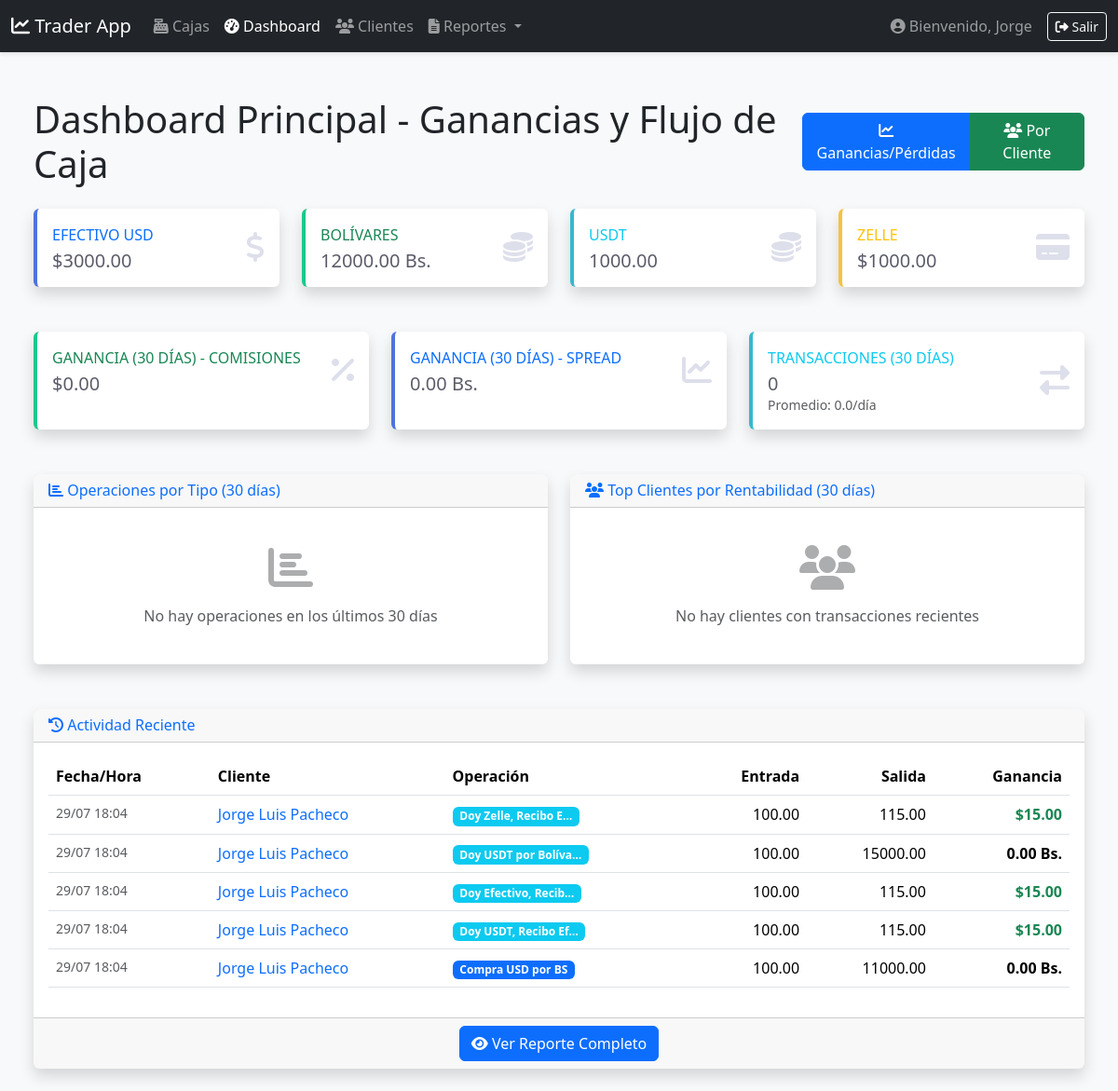
/ (signed in), run on an earlier commit of the app's database.
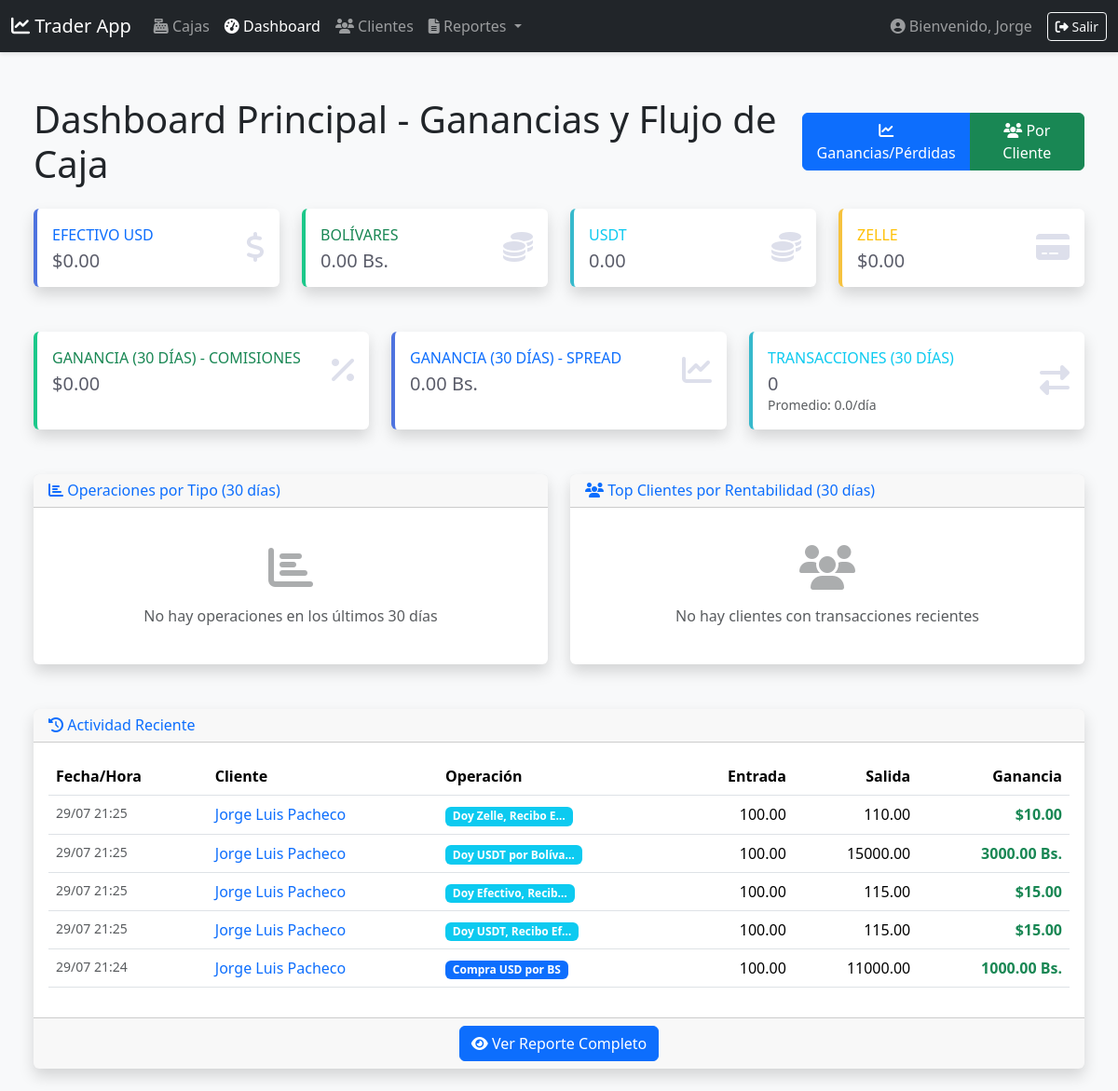
And on a later commit of the database.
### exchange/models.py (models this page shows, shortened)
class AdvancedTransaction(models.Model):
    OPERATION_CHOICES = [
        ('SELL_USD_FOR_BS', 'Venta USD por BS'),
        ('BUY_USD_FOR_BS', 'Compra USD por BS'),
        ('USDT_FOR_CASH', 'Doy USDT, Recibo Efectivo (Comisión %)'),
        ('CASH_FOR_USDT', 'Doy Efectivo, Recibo USDT (Comisión %)'),
        ('USDT_FOR_BS', 'Doy USDT por Bolívares (Tasa)'),
        ('ZELLE_FOR_CASH', 'Doy Zelle, Recibo Efectivo'),
    ]
    STATUS_CHOICES = (('pending', 'Pendiente'), ('completed', 'Completada'), ('cancelled', 'Anulada'),)
    client = models.ForeignKey(Client, on_delete=models.CASCADE, related_name='adv_transactions')
    operator = models.ForeignKey(User, on_delete=models.SET_NULL, null=True)
    worksheet = models.ForeignKey(ClientWorkSheet, on_delete=models.SET_NULL, null=True, blank=True, related_name='transactions')
    operation_type = models.CharField(max_length=20, choices=OPERATION_CHOICES)
    status = models.CharField(max_length=10, choices=STATUS_CHOICES, default='pending')
    amount_primary = models.DecimalField(max_digits=12, decimal_places=2, verbose_name="Monto Principal de la Operación")
    rate_or_fee = models.DecimalField(max_digits=12, decimal_places=4, verbose_name="Tasa de Operación / Fee (%)")
    amount_in = models.DecimalField(max_digits=12, decimal_places=2, null=True, blank=True, verbose_name="Monto que Recibes (Entrada)")
    amount_out = models.DecimalField(max_digits=12, decimal_places=2, null=True, blank=True, verbose_name="Monto que Das (Salida)")
    base_rate = models.DecimalField(
        max_digits=12, decimal_places=4, null=True, blank=True,
        verbose_name="Tasa Base/Costo (Opcional)",
        help_text="Para operaciones de tasa, introduce tu costo de referencia para calcular la ganancia."
    )
    profit = models.DecimalField(max_digits=12, decimal_places=2, null=True, blank=True, default=0.00)
    profit_amount = models.DecimalField(max_digits=12, decimal_places=2, default=0.00, verbose_name="Ganancia (Monto)")
    profit_currency = models.CharField(max_length=5, default='USD', verbose_name="Moneda de Ganancia")
    profit_usd_equivalent = models.DecimalField(max_digits=12, decimal_places=2, default=0.00, verbose_name="Ganancia en USD")
    profit_bs_equivalent = models.DecimalField(max_digits=12, decimal_places=2, default=0.00, verbose_name="Ganancia en BS")
    usd_bs_rate_used = models.DecimalField(max_digits=12, decimal_places=4, null=True, blank=True, verbose_name="Tasa USD/BS utilizada")
    notes = models.TextField(blank=True, null=True)
    created_at = models.DateTimeField(auto_now_add=True)
    class Meta:
        ordering = ['-created_at']

class Client(models.Model):
    name = models.CharField(max_length=100, verbose_name="Nombre Completo")
    identifier = models.CharField(max_length=20, unique=True, verbose_name="Cédula o RIF")
    phone = models.CharField(max_length=20, blank=True, null=True, verbose_name="Teléfono")
    email = models.EmailField(blank=True, null=True, verbose_name="Correo Electrónico")
    created_at = models.DateTimeField(auto_now_add=True)

### exchange/views.py (the view, shortened to what this page needs)
# urls.py: path('', DashboardView.as_view(), name='dashboard'),
class DashboardView(LoginRequiredMixin, AdminRequiredMixin, TemplateView):
    template_name = 'exchange/dashboard_enhanced.html'
    def get_context_data(self, **kwargs):
        context = super().get_context_data(**kwargs)
        context['page_title'] = 'Dashboard Principal - Ganancias y Flujo de Caja'
        vault_totals = CashVault.objects.aggregate(
            total_usd=Sum('balance_usd'),
            total_bs=Sum('balance_bs'),
            total_usdt=Sum('balance_usdt'),
            total_zelle=Sum('balance_zelle')
        )
        context['cash_on_hand_usd'] = vault_totals.get('total_usd') or 0
        context['cash_on_hand_bs'] = vault_totals.get('total_bs') or 0
        context['cash_on_hand_usdt'] = vault_totals.get('total_usdt') or 0
        context['cash_on_hand_zelle'] = vault_totals.get('total_zelle') or 0
        from datetime import timedelta
        end_date = timezone.localdate()
        start_date = end_date - timedelta(days=30)
        recent_transactions = AdvancedTransaction.objects.filter(
            status='completed',
            created_at__date__gte=start_date,
            created_at__date__lte=end_date
        )
        profit_by_commission_usd = recent_transactions.filter(
            operation_type__in=['USDT_FOR_CASH', 'CASH_FOR_USDT', 'ZELLE_FOR_CASH']
        ).aggregate(total=Sum('profit_usd_equivalent'))['total'] or Decimal('0.00')
        profit_by_spread_bs = recent_transactions.filter(
            operation_type__in=['SELL_USD_FOR_BS', 'BUY_USD_FOR_BS', 'USDT_FOR_BS']
        ).aggregate(total=Sum('profit_bs_equivalent'))['total'] or Decimal('0.00')
        total_volume_usd = recent_transactions.filter(
            operation_type__in=['SELL_USD_FOR_BS', 'BUY_USD_FOR_BS', 'CASH_FOR_USDT', 'ZELLE_FOR_CASH']
        ).aggregate(total=Sum('amount_primary'))['total'] or Decimal('0.00')
        total_volume_usdt = recent_transactions.filter(
            operation_type__in=['USDT_FOR_CASH', 'USDT_FOR_BS']
        ).aggregate(total=Sum('amount_primary'))['total'] or Decimal('0.00')
        context['performance_metrics'] = {
            'total_profit_usd_last_30d': profit_by_commission_usd,
            'total_profit_bs_last_30d': profit_by_spread_bs,
            'total_transactions_last_30d': recent_transactions.count(),
            'total_volume_usd_last_30d': total_volume_usd,
            'total_volume_usdt_last_30d': total_volume_usdt,
            'avg_daily_transactions': recent_transactions.count() / 30,
            'avg_profit_per_transaction': (
                (profit_by_commission_usd + profit_by_spread_bs) / max(recent_transactions.count(), 1)
            ),
        }
        context['top_profitable_clients'] = recent_transactions.values(
            'client__name', 'client__id'
        ).annotate(
            total_profit_usd=Sum('profit_usd_equivalent'),
            total_profit_bs=Sum('profit_bs_equivalent'),
            total_transactions=Count('id')
        ).order_by('-total_profit_bs')[:5]  # Ordenar por ganancia en BS que es la principal
        context['recent_activity'] = AdvancedTransaction.objects.filter(
            status='completed'
        ).select_related('client', 'operator').order_by('-created_at')[:5]
        operation_stats = []
        for op_code, op_name in AdvancedTransaction.OPERATION_CHOICES:
            op_count = recent_transactions.filter(operation_type=op_code).count()
            op_profit = recent_transactions.filter(operation_type=op_code).aggregate(
                total=Sum('profit')
            )['total'] or Decimal('0.00')
        context['operation_stats'] = sorted(operation_stats, key=lambda x: x['profit'], reverse=True)
        return context

### exchange/views.py (called while the page is built)
    def test_func(self):
        return self.request.user.is_authenticated and self.request.user.role == 'admin'

### exchange/templates/exchange/dashboard_enhanced.html (shortened to what the changed rows need)
{% extends "base.html" %}
{% block content %}
<div class="container-fluid mt-4">
    <div class="d-flex justify-content-between align-items-center mb-4">
        <h1 class="mb-0">{{ page_title }}</h1>
    </div>
    <div class="row mb-4">
        <div class="col-xl-3 col-md-6 mb-4">
            <div class="card border-left-primary shadow h-100">
                <div class="card-body">
                    <div class="row no-gutters align-items-center">
                        <div class="col mr-2">
                            <div class="text-xs font-weight-bold text-primary text-uppercase mb-1">
                                Efectivo USD
                            </div>
                            <div class="h5 mb-0 font-weight-bold text-gray-800">
                                ${{ cash_on_hand_usd|floatformat:2 }}
                            </div>
                        </div>
                    </div>
                </div>
            </div>
        </div>
        <div class="col-xl-3 col-md-6 mb-4">
            <div class="card border-left-success shadow h-100">
                <div class="card-body">
                    <div class="row no-gutters align-items-center">
                        <div class="col mr-2">
                            <div class="text-xs font-weight-bold text-success text-uppercase mb-1">
                                Bolívares
                            </div>
                            <div class="h5 mb-0 font-weight-bold text-gray-800">
                                {{ cash_on_hand_bs|floatformat:2 }} Bs.
                            </div>
                        </div>
                    </div>
                </div>
            </div>
        </div>
        <div class="col-xl-3 col-md-6 mb-4">
            <div class="card border-left-info shadow h-100">
                <div class="card-body">
                    <div class="row no-gutters align-items-center">
                        <div class="col mr-2">
                            <div class="text-xs font-weight-bold text-info text-uppercase mb-1">
                                USDT
                            </div>
                            <div class="h5 mb-0 font-weight-bold text-gray-800">
                                {{ cash_on_hand_usdt|floatformat:2 }}
                            </div>
                        </div>
                    </div>
                </div>
            </div>
        </div>
        <div class="col-xl-3 col-md-6 mb-4">
            <div class="card border-left-warning shadow h-100">
                <div class="card-body">
                    <div class="row no-gutters align-items-center">
                        <div class="col mr-2">
                            <div class="text-xs font-weight-bold text-warning text-uppercase mb-1">
                                Zelle
                            </div>
                            <div class="h5 mb-0 font-weight-bold text-gray-800">
                                ${{ cash_on_hand_zelle|floatformat:2 }}
                            </div>
                        </div>
                    </div>
                </div>
            </div>
        </div>
    </div>
    <div class="card shadow">
        <div class="card-body">
            {% if recent_activity %}
                <div class="table-responsive">
                    <table class="table table-hover">
                        <thead>
                            <tr>
                                <th>Fecha/Hora</th>
                                <th>Cliente</th>
                                <th>Operación</th>
                                <th class="text-end">Entrada</th>
                                <th class="text-end">Salida</th>
                                <th class="text-end">Ganancia</th>
                            </tr>
                        </thead>
                        <tbody>
                            {% for tx in recent_activity %}
                            <tr>
                                <td class="small text-muted">
                                    {{ tx.created_at|date:"d/m H:i" }}
                                </td>
                                <td>
                                    <a href="{% url 'client-detail' tx.client.pk %}" class="text-decoration-none">
                                        {{ tx.client.name|truncatechars:25 }}
                                    </a>
                                </td>
                                <td>
                                    <span class="badge {% if 'SELL' in tx.operation_type %}bg-success{% elif 'BUY' in tx.operation_type %}bg-primary{% else %}bg-info{% endif %}">
                                        {{ tx.get_operation_type_display|truncatechars:20 }}
                                    </span>
                                </td>
                                <td class="text-end">{{ tx.amount_in|floatformat:2 }}</td>
                                <td class="text-end">{{ tx.amount_out|floatformat:2 }}</td>
                                <td class="text-end fw-bold {% if tx.profit > 0 %}text-success{% elif tx.profit < 0 %}text-danger{% endif %}">
                                    {% if 'USD_FOR_BS' in tx.operation_type or 'USDT_FOR_BS' in tx.operation_type %}
                                        {{ tx.profit|floatformat:2 }} Bs.
                                    {% else %}
                                        ${{ tx.profit|floatformat:2 }}
                                    {% endif %}
                                </td>
                            </tr>
                            {% endfor %}
                        </tbody>
                    </table>
                </div>
            {% else %}
                <div class="text-center text-muted py-4">
                    <i class="fas fa-history fa-3x mb-3 opacity-50"></i><br>
                    No hay actividad reciente
                </div>
            {% endif %}
        </div>
    </div>
</div>
{% endblock %}

What changed in the data, as far as the page shows it:
removed AdvancedTransaction: created_at "29/07 18:04", client.name "Jorge Luis Pacheco", operation_type "Doy Zelle, Recibo E…", amount_in "100.00", amount_out "115.00", profit "15.00"
removed AdvancedTransaction: created_at "29/07 18:04", client.name "Jorge Luis Pacheco", operation_type "Doy USDT por Bolíva…", amount_in "100.00", amount_out "15000.00", profit "0.00"
removed AdvancedTransaction: created_at "29/07 18:04", client.name "Jorge Luis Pacheco", operation_type "Doy Efectivo, Recib…", amount_in "100.00", amount_out "115.00", profit "15.00"
removed AdvancedTransaction: created_at "29/07 18:04", client.name "Jorge Luis Pacheco", operation_type "Doy USDT, Recibo Ef…", amount_in "100.00", amount_out "115.00", profit "15.00"
removed AdvancedTransaction: created_at "29/07 18:04", client.name "Jorge Luis Pacheco", operation_type "Compra USD por BS", amount_in "100.00", amount_out "11000.00", profit "0.00"
added AdvancedTransaction: created_at "29/07 21:25", client.name "Jorge Luis Pacheco", operation_type "Doy Zelle, Recibo E…", amount_in "100.00", amount_out "110.00", profit "10.00"
added AdvancedTransaction: created_at "29/07 21:25", client.name "Jorge Luis Pacheco", operation_type "Doy USDT por Bolíva…", amount_in "100.00", amount_out "15000.00", profit "3000.00"
added AdvancedTransaction: created_at "29/07 21:25", client.name "Jorge Luis Pacheco", operation_type "Doy Efectivo, Recib…", amount_in "100.00", amount_out "115.00", profit "15.00"
added AdvancedTransaction: created_at "29/07 21:25", client.name "Jorge Luis Pacheco", operation_type "Doy USDT, Recibo Ef…", amount_in "100.00", amount_out "115.00", profit "15.00"
added AdvancedTransaction: created_at "29/07 21:24", client.name "Jorge Luis Pacheco", operation_type "Compra USD por BS", amount_in "100.00", amount_out "11000.00", profit "1000.00"
Also different on the page:
{{ cash_on_hand_usd|floatformat:2 }}: "3000.00" → "0.00"
{{ cash_on_hand_bs|floatformat:2 }}: "12000.00" → "0.00"
{{ cash_on_hand_usdt|floatformat:2 }}: "1000.00" → "0.00"
{{ cash_on_hand_zelle|floatformat:2 }}: "1000.00" → "0.00"
